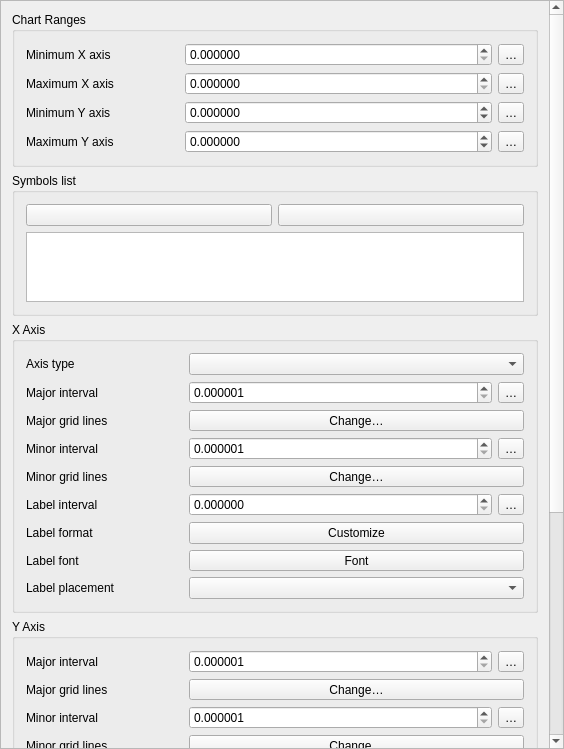
<?xml version="1.0" encoding="UTF-8"?>
<ui version="4.0">
 <class>QgsBarChartPlotWidgetBase</class>
 <widget class="QgsPanelWidget" name="QgsBarChartPlotWidgetBase">
  <property name="geometry">
   <rect>
    <x>0</x>
    <y>0</y>
    <width>564</width>
    <height>749</height>
   </rect>
  </property>
  <property name="sizePolicy">
   <sizepolicy hsizetype="Expanding" vsizetype="Expanding">
    <horstretch>0</horstretch>
    <verstretch>0</verstretch>
   </sizepolicy>
  </property>
  <property name="windowTitle">
   <string>Bar Chart Plot Options</string>
  </property>
  <layout class="QVBoxLayout" name="verticalLayout_2">
   <property name="spacing">
    <number>0</number>
   </property>
   <property name="leftMargin">
    <number>0</number>
   </property>
   <property name="topMargin">
    <number>0</number>
   </property>
   <property name="rightMargin">
    <number>0</number>
   </property>
   <property name="bottomMargin">
    <number>0</number>
   </property>
   <item>
    <widget class="QgsScrollArea" name="scrollArea">
     <property name="frameShape">
      <enum>QFrame::StyledPanel</enum>
     </property>
     <property name="widgetResizable">
      <bool>true</bool>
     </property>
     <widget class="QWidget" name="scrollAreaWidgetContents">
      <property name="geometry">
       <rect>
        <x>0</x>
        <y>-127</y>
        <width>548</width>
        <height>1515</height>
       </rect>
      </property>
      <property name="sizePolicy">
       <sizepolicy hsizetype="Preferred" vsizetype="Maximum">
        <horstretch>0</horstretch>
        <verstretch>0</verstretch>
       </sizepolicy>
      </property>
      <layout class="QVBoxLayout" name="mainLayout">
       <item>
        <widget class="QgsCollapsibleGroupBoxBasic" name="groupChartRanges">
         <property name="title">
          <string>Chart Ranges</string>
         </property>
         <layout class="QGridLayout" name="gridLayout_4" columnstretch="1,2,0">
          <item row="2" column="0">
           <widget class="QLabel" name="mLabelMinYAxis">
            <property name="text">
             <string>Minimum Y axis</string>
            </property>
           </widget>
          </item>
          <item row="2" column="1">
           <widget class="QgsDoubleSpinBox" name="mSpinMinYAxis">
            <property name="decimals">
             <number>6</number>
            </property>
            <property name="minimum">
             <double>-999999999.000000000000000</double>
            </property>
            <property name="maximum">
             <double>999999999.000000000000000</double>
            </property>
           </widget>
          </item>
          <item row="0" column="1">
           <widget class="QgsDoubleSpinBox" name="mSpinMinXAxis">
            <property name="decimals">
             <number>6</number>
            </property>
            <property name="maximum">
             <double>999999999.000000000000000</double>
            </property>
           </widget>
          </item>
          <item row="1" column="1">
           <widget class="QgsDoubleSpinBox" name="mSpinMaxXAxis">
            <property name="decimals">
             <number>6</number>
            </property>
            <property name="maximum">
             <double>999999999.000000000000000</double>
            </property>
           </widget>
          </item>
          <item row="0" column="0">
           <widget class="QLabel" name="mLabelMinXAxis">
            <property name="text">
             <string>Minimum X axis</string>
            </property>
           </widget>
          </item>
          <item row="3" column="1">
           <widget class="QgsDoubleSpinBox" name="mSpinMaxYAxis">
            <property name="decimals">
             <number>6</number>
            </property>
            <property name="minimum">
             <double>-999999999.000000000000000</double>
            </property>
            <property name="maximum">
             <double>999999999.000000000000000</double>
            </property>
           </widget>
          </item>
          <item row="3" column="0">
           <widget class="QLabel" name="mLabelMaxYAxis">
            <property name="text">
             <string>Maximum Y axis</string>
            </property>
           </widget>
          </item>
          <item row="1" column="0">
           <widget class="QLabel" name="mLabelMaxXAxis">
            <property name="text">
             <string>Maximum X axis</string>
            </property>
           </widget>
          </item>
          <item row="0" column="2">
           <widget class="QgsPropertyOverrideButton" name="mDDBtnMinXAxis">
            <property name="text">
             <string>…</string>
            </property>
           </widget>
          </item>
          <item row="1" column="2">
           <widget class="QgsPropertyOverrideButton" name="mDDBtnMaxXAxis">
            <property name="text">
             <string>…</string>
            </property>
           </widget>
          </item>
          <item row="2" column="2">
           <widget class="QgsPropertyOverrideButton" name="mDDBtnMinYAxis">
            <property name="text">
             <string>…</string>
            </property>
           </widget>
          </item>
          <item row="3" column="2">
           <widget class="QgsPropertyOverrideButton" name="mDDBtnMaxYAxis">
            <property name="text">
             <string>…</string>
            </property>
           </widget>
          </item>
         </layout>
        </widget>
       </item>
       <item>
        <widget class="QgsCollapsibleGroupBoxBasic" name="groupSymbolsList">
         <property name="title">
          <string>Symbols list</string>
         </property>
         <property name="sizePolicy">
          <sizepolicy hsizetype="Expanding" vsizetype="Maximum">
           <horstretch>0</horstretch>
           <verstretch>0</verstretch>
          </sizepolicy>
         </property>
         <property name="maximumSize">
          <size>
           <width>16777215</width>
           <height>320</height>
          </size>
         </property>
         <layout class="QVBoxLayout" name="verticalBoxLayout">
          <item>
           <layout class="QHBoxLayout" name="symbolsControlsLayout">
            <item>
             <widget class="QPushButton" name="mAddSymbolPushButton">
              <property name="toolTip">
               <string>Add a series</string>
              </property>
              <property name="text">
               <string/>
              </property>
              <property name="icon">
               <iconset resource="../../../images/images.qrc">
                <normaloff>:/images/themes/default/symbologyAdd.svg</normaloff>:/images/themes/default/symbologyAdd.svg</iconset>
              </property>
             </widget>
            </item>
            <item>
             <widget class="QPushButton" name="mRemoveSymbolPushButton">
              <property name="toolTip">
               <string>Remove selected series</string>
              </property>
              <property name="text">
               <string/>
              </property>
              <property name="icon">
               <iconset resource="../../../images/images.qrc">
                <normaloff>:/images/themes/default/symbologyRemove.svg</normaloff>:/images/themes/default/symbologyRemove.svg</iconset>
              </property>
             </widget>
            </item>
           </layout>
          </item>
          <item>
           <widget class="QTableWidget" name="mSymbolsList">
            <property name="sizePolicy">
             <sizepolicy hsizetype="Expanding" vsizetype="Maximum">
              <horstretch>0</horstretch>
              <verstretch>0</verstretch>
             </sizepolicy>
            </property>
            <property name="maximumSize">
             <size>
              <width>16777215</width>
              <height>320</height>
             </size>
            </property>
           </widget>
          </item>
         </layout>
        </widget>
       </item>
       <item>
        <widget class="QgsCollapsibleGroupBoxBasic" name="groupXAxis">
         <property name="title">
          <string>X Axis</string>
         </property>
         <layout class="QGridLayout" name="gridLayout_2" columnstretch="1,0,2,0">
          <item row="0" column="0">
           <widget class="QLabel" name="label_18">
            <property name="text">
             <string>Axis type</string>
            </property>
           </widget>
          </item>
          <item row="0" column="2" colspan="2">
           <widget class="QComboBox" name="mXAxisTypeCombo"/>
          </item>
          <item row="5" column="3">
           <widget class="QgsPropertyOverrideButton" name="mDDBtnXAxisLabelInterval">
            <property name="text">
             <string>…</string>
            </property>
           </widget>
          </item>
          <item row="2" column="2" colspan="2">
           <widget class="QgsSymbolButton" name="mXAxisMajorLinesSymbolButton">
            <property name="sizePolicy">
             <sizepolicy hsizetype="Expanding" vsizetype="Fixed">
              <horstretch>0</horstretch>
              <verstretch>0</verstretch>
             </sizepolicy>
            </property>
            <property name="text">
             <string>Change…</string>
            </property>
           </widget>
          </item>
          <item row="6" column="2" colspan="2">
           <widget class="QPushButton" name="mXAxisLabelFormatButton">
            <property name="text">
             <string>Customize</string>
            </property>
           </widget>
          </item>
          <item row="1" column="2">
           <widget class="QgsDoubleSpinBox" name="mXAxisMajorIntervalSpin">
            <property name="decimals">
             <number>6</number>
            </property>
            <property name="minimum">
             <double>0.000001000000000</double>
            </property>
            <property name="maximum">
             <double>999999999999.000000000000000</double>
            </property>
           </widget>
          </item>
          <item row="5" column="0" colspan="2">
           <widget class="QLabel" name="label_8">
            <property name="text">
             <string>Label interval</string>
            </property>
           </widget>
          </item>
          <item row="7" column="0">
           <widget class="QLabel" name="label_9">
            <property name="text">
             <string>Label font</string>
            </property>
           </widget>
          </item>
          <item row="4" column="0">
           <widget class="QLabel" name="label_5">
            <property name="text">
             <string>Minor grid lines</string>
            </property>
           </widget>
          </item>
          <item row="7" column="2" colspan="2">
           <widget class="QgsFontButton" name="mXAxisLabelFontButton">
            <property name="sizePolicy">
             <sizepolicy hsizetype="Preferred" vsizetype="Fixed">
              <horstretch>0</horstretch>
              <verstretch>0</verstretch>
             </sizepolicy>
            </property>
            <property name="text">
             <string>Font</string>
            </property>
           </widget>
          </item>
          <item row="4" column="2" colspan="2">
           <widget class="QgsSymbolButton" name="mXAxisMinorLinesSymbolButton">
            <property name="sizePolicy">
             <sizepolicy hsizetype="Expanding" vsizetype="Fixed">
              <horstretch>0</horstretch>
              <verstretch>0</verstretch>
             </sizepolicy>
            </property>
            <property name="text">
             <string>Change…</string>
            </property>
           </widget>
          </item>
          <item row="3" column="2">
           <widget class="QgsDoubleSpinBox" name="mXAxisMinorIntervalSpin">
            <property name="decimals">
             <number>6</number>
            </property>
            <property name="minimum">
             <double>0.000001000000000</double>
            </property>
            <property name="maximum">
             <double>999999999999.000000000000000</double>
            </property>
           </widget>
          </item>
          <item row="1" column="0">
           <widget class="QLabel" name="label_6">
            <property name="text">
             <string>Major interval</string>
            </property>
           </widget>
          </item>
          <item row="1" column="3">
           <widget class="QgsPropertyOverrideButton" name="mDDBtnXAxisMajorInterval">
            <property name="text">
             <string>…</string>
            </property>
           </widget>
          </item>
          <item row="3" column="0" colspan="2">
           <widget class="QLabel" name="label_7">
            <property name="text">
             <string>Minor interval</string>
            </property>
           </widget>
          </item>
          <item row="5" column="2">
           <widget class="QgsDoubleSpinBox" name="mXAxisLabelIntervalSpin">
            <property name="decimals">
             <number>6</number>
            </property>
            <property name="minimum">
             <double>0.000000000000000</double>
            </property>
            <property name="maximum">
             <double>999999999999.000000000000000</double>
            </property>
           </widget>
          </item>
          <item row="6" column="0">
           <widget class="QLabel" name="label_10">
            <property name="text">
             <string>Label format</string>
            </property>
           </widget>
          </item>
          <item row="3" column="3">
           <widget class="QgsPropertyOverrideButton" name="mDDBtnXAxisMinorInterval">
            <property name="text">
             <string>…</string>
            </property>
           </widget>
          </item>
          <item row="2" column="0">
           <widget class="QLabel" name="label_4">
            <property name="text">
             <string>Major grid lines</string>
            </property>
           </widget>
          </item>
          <item row="8" column="0">
           <widget class="QLabel" name="label_28">
            <property name="text">
             <string>Label placement</string>
            </property>
           </widget>
          </item>
          <item row="8" column="2" colspan="2">
           <widget class="QComboBox" name="mXAxisLabelsCombo"/>
          </item>
         </layout>
        </widget>
       </item>
       <item>
        <widget class="QgsCollapsibleGroupBoxBasic" name="groupYAxis">
         <property name="title">
          <string>Y Axis</string>
         </property>
         <layout class="QGridLayout" name="gridLayout_3" columnstretch="1,0,2,0">
          <item row="0" column="2">
           <widget class="QgsDoubleSpinBox" name="mYAxisMajorIntervalSpin">
            <property name="decimals">
             <number>6</number>
            </property>
            <property name="minimum">
             <double>0.000001000000000</double>
            </property>
            <property name="maximum">
             <double>999999999999.000000000000000</double>
            </property>
           </widget>
          </item>
          <item row="4" column="3">
           <widget class="QgsPropertyOverrideButton" name="mDDBtnYAxisLabelInterval">
            <property name="text">
             <string>…</string>
            </property>
           </widget>
          </item>
          <item row="4" column="2">
           <widget class="QgsDoubleSpinBox" name="mYAxisLabelIntervalSpin">
            <property name="decimals">
             <number>6</number>
            </property>
            <property name="minimum">
             <double>0.000000000000000</double>
            </property>
            <property name="maximum">
             <double>999999999999.000000000000000</double>
            </property>
           </widget>
          </item>
          <item row="1" column="2" colspan="2">
           <widget class="QgsSymbolButton" name="mYAxisMajorLinesSymbolButton">
            <property name="sizePolicy">
             <sizepolicy hsizetype="Expanding" vsizetype="Fixed">
              <horstretch>0</horstretch>
              <verstretch>0</verstretch>
             </sizepolicy>
            </property>
            <property name="text">
             <string>Change…</string>
            </property>
           </widget>
          </item>
          <item row="0" column="0">
           <widget class="QLabel" name="label_13">
            <property name="text">
             <string>Major interval</string>
            </property>
           </widget>
          </item>
          <item row="2" column="0" colspan="2">
           <widget class="QLabel" name="label_12">
            <property name="text">
             <string>Minor interval</string>
            </property>
           </widget>
          </item>
          <item row="5" column="0">
           <widget class="QLabel" name="label_17">
            <property name="text">
             <string>Label format</string>
            </property>
           </widget>
          </item>
          <item row="0" column="3">
           <widget class="QgsPropertyOverrideButton" name="mDDBtnYAxisMajorInterval">
            <property name="text">
             <string>…</string>
            </property>
           </widget>
          </item>
          <item row="4" column="0" colspan="2">
           <widget class="QLabel" name="label_16">
            <property name="text">
             <string>Label interval</string>
            </property>
           </widget>
          </item>
          <item row="2" column="2">
           <widget class="QgsDoubleSpinBox" name="mYAxisMinorIntervalSpin">
            <property name="decimals">
             <number>6</number>
            </property>
            <property name="minimum">
             <double>0.000001000000000</double>
            </property>
            <property name="maximum">
             <double>999999999999.000000000000000</double>
            </property>
           </widget>
          </item>
          <item row="2" column="3">
           <widget class="QgsPropertyOverrideButton" name="mDDBtnYAxisMinorInterval">
            <property name="text">
             <string>…</string>
            </property>
           </widget>
          </item>
          <item row="1" column="0">
           <widget class="QLabel" name="label_11">
            <property name="text">
             <string>Major grid lines</string>
            </property>
           </widget>
          </item>
          <item row="5" column="2" colspan="2">
           <widget class="QPushButton" name="mYAxisLabelFormatButton">
            <property name="text">
             <string>Customize</string>
            </property>
           </widget>
          </item>
          <item row="3" column="2" colspan="2">
           <widget class="QgsSymbolButton" name="mYAxisMinorLinesSymbolButton">
            <property name="sizePolicy">
             <sizepolicy hsizetype="Expanding" vsizetype="Fixed">
              <horstretch>0</horstretch>
              <verstretch>0</verstretch>
             </sizepolicy>
            </property>
            <property name="text">
             <string>Change…</string>
            </property>
           </widget>
          </item>
          <item row="3" column="0">
           <widget class="QLabel" name="label_15">
            <property name="text">
             <string>Minor grid lines</string>
            </property>
           </widget>
          </item>
          <item row="6" column="0">
           <widget class="QLabel" name="label_14">
            <property name="text">
             <string>Label font</string>
            </property>
           </widget>
          </item>
          <item row="6" column="2" colspan="2">
           <widget class="QgsFontButton" name="mYAxisLabelFontButton">
            <property name="sizePolicy">
             <sizepolicy hsizetype="Preferred" vsizetype="Fixed">
              <horstretch>0</horstretch>
              <verstretch>0</verstretch>
             </sizepolicy>
            </property>
            <property name="text">
             <string>Font</string>
            </property>
           </widget>
          </item>
         </layout>
        </widget>
       </item>
       <item>
        <widget class="QgsCollapsibleGroupBoxBasic" name="groupChartArea">
         <property name="title">
          <string>Chart Area</string>
         </property>
         <layout class="QGridLayout" name="gridLayout" columnstretch="1,2,0">
          <item row="2" column="1">
           <widget class="QgsDoubleSpinBox" name="mSpinLeftMargin">
            <property name="suffix">
             <string> mm</string>
            </property>
            <property name="maximum">
             <double>999.990000000000009</double>
            </property>
           </widget>
          </item>
          <item row="1" column="0">
           <widget class="QLabel" name="label_3">
            <property name="text">
             <string>Border</string>
            </property>
           </widget>
          </item>
          <item row="4" column="0">
           <widget class="QLabel" name="label_24">
            <property name="text">
             <string>Right margin</string>
            </property>
           </widget>
          </item>
          <item row="4" column="1">
           <widget class="QgsDoubleSpinBox" name="mSpinRightMargin">
            <property name="suffix">
             <string> mm</string>
            </property>
            <property name="maximum">
             <double>999.990000000000009</double>
            </property>
           </widget>
          </item>
          <item row="5" column="1">
           <widget class="QgsDoubleSpinBox" name="mSpinBottomMargin">
            <property name="suffix">
             <string> mm</string>
            </property>
            <property name="maximum">
             <double>999.990000000000009</double>
            </property>
           </widget>
          </item>
          <item row="5" column="0">
           <widget class="QLabel" name="label_25">
            <property name="text">
             <string>Bottom margin</string>
            </property>
           </widget>
          </item>
          <item row="1" column="1" colspan="2">
           <widget class="QgsSymbolButton" name="mChartBorderSymbolButton">
            <property name="sizePolicy">
             <sizepolicy hsizetype="Expanding" vsizetype="Fixed">
              <horstretch>0</horstretch>
              <verstretch>0</verstretch>
             </sizepolicy>
            </property>
            <property name="text">
             <string>Change…</string>
            </property>
           </widget>
          </item>
          <item row="2" column="2">
           <widget class="QgsPropertyOverrideButton" name="mDDBtnLeftMargin">
            <property name="text">
             <string>…</string>
            </property>
           </widget>
          </item>
          <item row="3" column="2">
           <widget class="QgsPropertyOverrideButton" name="mDDBtnTopMargin">
            <property name="text">
             <string>…</string>
            </property>
           </widget>
          </item>
          <item row="3" column="0">
           <widget class="QLabel" name="label_23">
            <property name="text">
             <string>Top margin</string>
            </property>
           </widget>
          </item>
          <item row="2" column="0">
           <widget class="QLabel" name="label_22">
            <property name="text">
             <string>Left margin</string>
            </property>
           </widget>
          </item>
          <item row="3" column="1">
           <widget class="QgsDoubleSpinBox" name="mSpinTopMargin">
            <property name="suffix">
             <string> mm</string>
            </property>
            <property name="maximum">
             <double>999.990000000000009</double>
            </property>
           </widget>
          </item>
          <item row="0" column="1" colspan="2">
           <widget class="QgsSymbolButton" name="mChartBackgroundSymbolButton">
            <property name="sizePolicy">
             <sizepolicy hsizetype="Expanding" vsizetype="Fixed">
              <horstretch>0</horstretch>
              <verstretch>0</verstretch>
             </sizepolicy>
            </property>
            <property name="text">
             <string>Change…</string>
            </property>
           </widget>
          </item>
          <item row="0" column="0">
           <widget class="QLabel" name="label_2">
            <property name="text">
             <string>Background</string>
            </property>
           </widget>
          </item>
          <item row="4" column="2">
           <widget class="QgsPropertyOverrideButton" name="mDDBtnRightMargin">
            <property name="text">
             <string>…</string>
            </property>
           </widget>
          </item>
          <item row="5" column="2">
           <widget class="QgsPropertyOverrideButton" name="mDDBtnBottomMargin">
            <property name="text">
             <string>…</string>
            </property>
           </widget>
          </item>
         </layout>
        </widget>
       </item>
      </layout>
     </widget>
    </widget>
   </item>
  </layout>
 </widget>
 <layoutdefault spacing="6" margin="11"/>
 <customwidgets>
  <customwidget>
   <class>QgsPanelWidget</class>
   <extends>QWidget</extends>
   <header>qgspanelwidget.h</header>
   <container>1</container>
  </customwidget>
  <customwidget>
   <class>QgsScrollArea</class>
   <extends>QScrollArea</extends>
   <header>qgsscrollarea.h</header>
   <container>1</container>
  </customwidget>
  <customwidget>
   <class>QgsCollapsibleGroupBoxBasic</class>
   <extends>QGroupBox</extends>
   <header location="global">qgscollapsiblegroupbox.h</header>
   <container>1</container>
  </customwidget>
  <customwidget>
   <class>QgsDoubleSpinBox</class>
   <extends>QDoubleSpinBox</extends>
   <header>qgsdoublespinbox.h</header>
  </customwidget>
  <customwidget>
   <class>QgsPropertyOverrideButton</class>
   <extends>QToolButton</extends>
   <header>qgspropertyoverridebutton.h</header>
  </customwidget>
  <customwidget>
   <class>QgsSymbolButton</class>
   <extends>QToolButton</extends>
   <header>qgssymbolbutton.h</header>
  </customwidget>
  <customwidget>
   <class>QgsFontButton</class>
   <extends>QToolButton</extends>
   <header>qgsfontbutton.h</header>
  </customwidget>
 </customwidgets>
 <tabstops>
  <tabstop>scrollArea</tabstop>
  <tabstop>mSpinMinXAxis</tabstop>
  <tabstop>mDDBtnMinXAxis</tabstop>
  <tabstop>mSpinMaxXAxis</tabstop>
  <tabstop>mDDBtnMaxXAxis</tabstop>
  <tabstop>mSpinMinYAxis</tabstop>
  <tabstop>mDDBtnMinYAxis</tabstop>
  <tabstop>mSpinMaxYAxis</tabstop>
  <tabstop>mDDBtnMaxYAxis</tabstop>
  <tabstop>mXAxisMajorIntervalSpin</tabstop>
  <tabstop>mDDBtnXAxisMajorInterval</tabstop>
  <tabstop>mXAxisMajorLinesSymbolButton</tabstop>
  <tabstop>mXAxisMinorIntervalSpin</tabstop>
  <tabstop>mDDBtnXAxisMinorInterval</tabstop>
  <tabstop>mXAxisMinorLinesSymbolButton</tabstop>
  <tabstop>mXAxisLabelIntervalSpin</tabstop>
  <tabstop>mDDBtnXAxisLabelInterval</tabstop>
  <tabstop>mXAxisLabelFormatButton</tabstop>
  <tabstop>mXAxisLabelFontButton</tabstop>
  <tabstop>mXAxisLabelsCombo</tabstop>
  <tabstop>mYAxisMajorIntervalSpin</tabstop>
  <tabstop>mDDBtnYAxisMajorInterval</tabstop>
  <tabstop>mYAxisMajorLinesSymbolButton</tabstop>
  <tabstop>mYAxisMinorIntervalSpin</tabstop>
  <tabstop>mDDBtnYAxisMinorInterval</tabstop>
  <tabstop>mYAxisMinorLinesSymbolButton</tabstop>
  <tabstop>mYAxisLabelIntervalSpin</tabstop>
  <tabstop>mDDBtnYAxisLabelInterval</tabstop>
  <tabstop>mYAxisLabelFormatButton</tabstop>
  <tabstop>mYAxisLabelFontButton</tabstop>
  <tabstop>mChartBackgroundSymbolButton</tabstop>
  <tabstop>mChartBorderSymbolButton</tabstop>
  <tabstop>mSpinLeftMargin</tabstop>
  <tabstop>mDDBtnLeftMargin</tabstop>
  <tabstop>mSpinTopMargin</tabstop>
  <tabstop>mDDBtnTopMargin</tabstop>
  <tabstop>mSpinRightMargin</tabstop>
  <tabstop>mDDBtnRightMargin</tabstop>
  <tabstop>mSpinBottomMargin</tabstop>
  <tabstop>mDDBtnBottomMargin</tabstop>
 </tabstops>
 <resources>
  <include location="../../../images/images.qrc"/>
 </resources>
 <connections/>
</ui>
